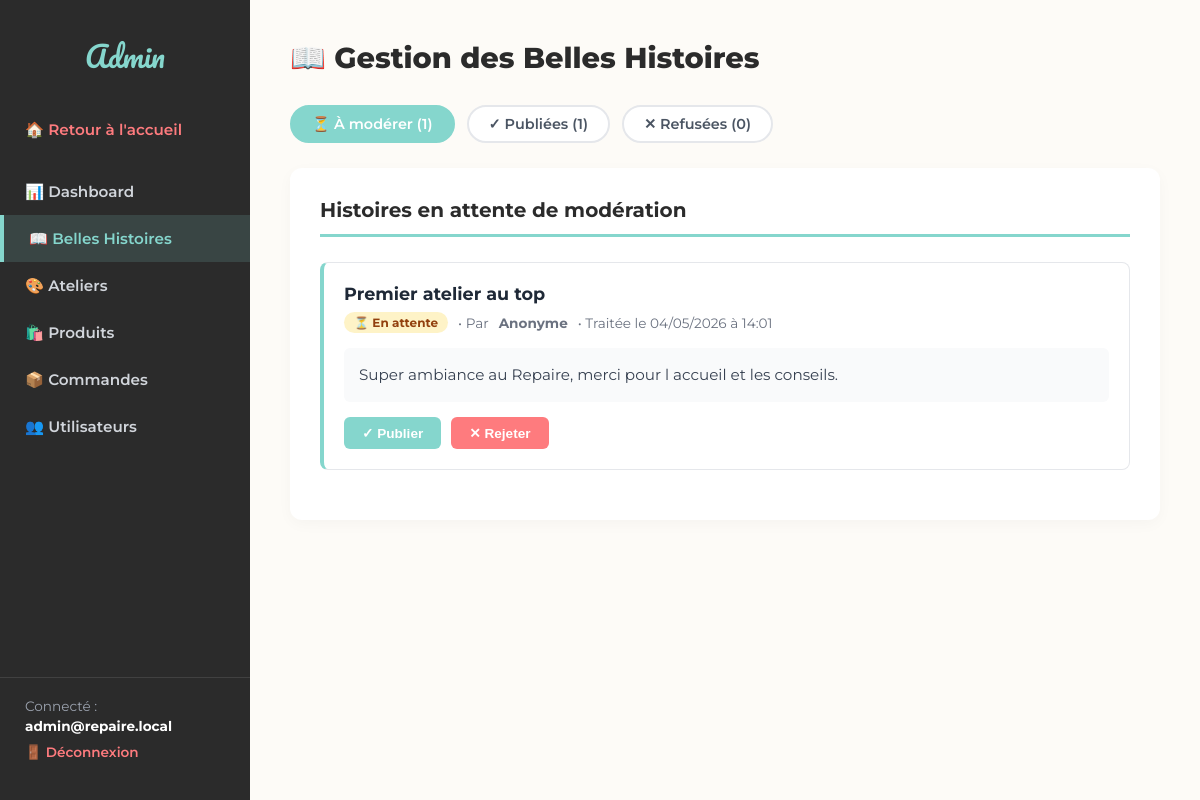
The page /admin/moderer-histoires.php (signed in) on the database its author committed.
### tables this page shows
CREATE TABLE `belles_histoires` (
  `id` int NOT NULL AUTO_INCREMENT,
  `utilisateur_id` int NOT NULL,
  `titre` varchar(150) NOT NULL,
  `contenu` text NOT NULL,
  `statut` enum('en_attente','publiee','refusee') DEFAULT 'en_attente',
  `admin_id` int DEFAULT NULL,
  `date_publication` datetime NOT NULL DEFAULT CURRENT_TIMESTAMP,
  PRIMARY KEY (`id`),
  KEY `fk_histoires_utilisateur` (`utilisateur_id`),
  KEY `fk_histoires_admin` (`admin_id`),
  KEY `idx_histoires_statut` (`statut`),
  CONSTRAINT `fk_histoires_admin` FOREIGN KEY (`admin_id`) REFERENCES `admin_users` (`id`) ON DELETE SET NULL ON UPDATE CASCADE,
  CONSTRAINT `fk_histoires_utilisateur` FOREIGN KEY (`utilisateur_id`) REFERENCES `utilisateurs` (`id`) ON DELETE CASCADE ON UPDATE CASCADE
);

### public/admin/moderer-histoires.php (the view, shortened to what this page needs)
<?php
$pdo = getPDO();
$tab = trim((string) ($_GET['tab'] ?? 'attente'));
$statut = match ($tab) {
    'publiees' => 'publiee',
    'refusees' => 'refusee',
    default => 'en_attente',
};
if ($statut === 'en_attente') {
    $tab = 'attente';
}
$stmt = $pdo->prepare('
    SELECT
        bh.id,
        COALESCE(bh.titre, "") AS titre,
        COALESCE(bh.contenu, "") AS contenu,
        bh.statut,
        bh.date_publication,
        COALESCE(u.nom, "") AS nom,
        COALESCE(u.prenom, "Anonyme") AS prenom
    FROM belles_histoires bh
    LEFT JOIN utilisateurs u ON bh.utilisateur_id = u.id
    WHERE bh.statut = ?
    ORDER BY bh.date_publication DESC
');
$stmt->execute([$statut]);
$histoires = $stmt->fetchAll(PDO::FETCH_ASSOC);
$stats = ['en_attente' => 0, 'publiee' => 0, 'refusee' => 0];
$stmt = $pdo->prepare('SELECT statut, COUNT(*) AS count FROM belles_histoires GROUP BY statut');
$stmt->execute();
while ($row = $stmt->fetch(PDO::FETCH_ASSOC)) {
    if (isset($stats[$row['statut']])) {
        $stats[$row['statut']] = (int)$row['count'];
    }
}
?>
<!DOCTYPE html>
<html lang="fr">
<head>
</head>
<body>
    <div class="admin-container">
        <aside class="admin-sidebar">
            <div>
                <div class="admin-logo">
                    <h2>Admin</h2>
                </div>
                <ul class="admin-menu">
                    <li><a href="../index.php" class="home-link">🏠 Retour à l'accueil</a></li>
                    <li><a href="dashboard.php">📊 Dashboard</a></li>
                    <li><a href="moderer-histoires.php" class="active">📖 Belles Histoires</a></li>
                    <li><a href="ateliers.php">🎨 Ateliers</a></li>
                    <li><a href="produits.php">🛍️ Produits</a></li>
                    <li><a href="commandes.php">📦 Commandes</a></li>
                    <li><a href="utilisateurs.php">👥 Utilisateurs</a></li>
                </ul>
            </div>
            <div class="admin-user-info">
                <p>Connecté :</p>
                <strong><?= htmlspecialchars($_SESSION['admin_email'] ?? 'Admin', ENT_QUOTES, 'UTF-8') ?></strong>
                <a href="../logout.php">🚪 Déconnexion</a>
            </div>
        </aside>
        <main class="admin-main">
            <div class="admin-header">
                <h1>📖 Gestion des Belles Histoires</h1>
            </div>
            <div class="tabs">
                <a href="?tab=attente" class="tab-btn <?= $tab === 'attente' ? 'active' : '' ?>">
                    ⏳ À modérer <?= $stats['en_attente'] > 0 ? "({$stats['en_attente']})" : '' ?>
                </a>
                <a href="?tab=publiees" class="tab-btn <?= $tab === 'publiees' ? 'active' : '' ?>">
                    ✓ Publiées (<?= $stats['publiee'] ?>)
                </a>
                <a href="?tab=refusees" class="tab-btn <?= $tab === 'refusees' ? 'active' : '' ?>">
                    ✕ Refusées (<?= $stats['refusee'] ?>)
                </a>
            </div>
            <div class="admin-card">
                <h2>
                    <?php
                        if ($tab === 'attente') echo 'Histoires en attente de modération';
                        elseif ($tab === 'publiees') echo 'Histoires publiées';
                        else echo 'Histoires refusées';
                    ?>
                </h2>
                <?php if (empty($histoires)): ?>
                    <div class="empty-state">
                        <?php
                            if ($tab === 'attente') echo 'Aucune histoire en attente de modération pour le moment ! 🎉';
                            elseif ($tab === 'publiees') echo 'Aucune histoire publiée pour le moment.';
                            else echo 'Aucune histoire refusée.';
                        ?>
                    </div>
                <?php else: ?>
                    <?php foreach ($histoires as $histoire): ?>
                        <div class="histoire-card">
                            <h3><?= htmlspecialchars($histoire['titre'], ENT_QUOTES, 'UTF-8') ?></h3>
                            <div class="histoire-meta">
                                <span class="statut-badge statut-<?= $histoire['statut'] ?>">
                                    <?php
                                        $statutLabels = [
                                            'en_attente' => '⏳ En attente',
                                            'publiee' => '✓ Publiée',
                                            'refusee' => '✕ Refusée'
                                        ];
                                        echo $statutLabels[$histoire['statut']] ?? $histoire['statut'];
                                    ?>
                                </span>
                                • Par <strong><?= htmlspecialchars(trim(($histoire['prenom'] ?? '') . ' ' . ($histoire['nom'] ?? '')), ENT_QUOTES, 'UTF-8') ?></strong>
                                • <?= !empty($histoire['date_publication']) ? 'Traitée le ' . date('d/m/Y à H:i', strtotime($histoire['date_publication'])) : 'En attente' ?>
                            </div>
                            <div class="histoire-contenu">
                                <?= nl2br(htmlspecialchars($histoire['contenu'], ENT_QUOTES, 'UTF-8')) ?>
                            </div>
                            <?php if ($histoire['statut'] === 'en_attente'): ?>
                                <div class="actions">
                                    <form method="POST" style="display: inline;">
                                        <button type="submit" class="btn btn-success">✓ Publier</button>
                                    </form>
                                    <form method="POST" style="display: inline;" onsubmit="return confirm('Êtes-vous sûr de vouloir rejeter cette histoire ?');">
                                        <button type="submit" class="btn btn-danger">✕ Rejeter</button>
                                    </form>
                                </div>
                            <?php endif; ?>
                        </div>
                    <?php endforeach; ?>
                <?php endif; ?>
            </div>
        </main>
    </div>
</body>
</html>

### public/admin/moderer-histoires.php (style rules this page uses)
* { margin: 0; padding: 0; box-sizing: border-box; }
body { font-family: 'Montserrat', sans-serif; background-color: #fdfbf7; color: #2b2b2b; }
.admin-container { display: flex; min-height: 100vh; }
.admin-sidebar { width: 250px; background: #2b2b2b; color: #ffffff; display: flex; flex-direction: column; justify-content: space-between; padding: 30px 0 20px 0; position: fixed; height: 100vh; }
.admin-logo { text-align: center; padding-bottom: 25px; }
.admin-logo h2 { font-family: 'Pacifico', cursive; font-size: 1.8rem; color: #85D6CD; font-weight: normal; }
.admin-menu { list-style: none; }
.admin-menu li a { display: flex; align-items: center; gap: 12px; padding: 14px 25px; color: #d1d5db; text-decoration: none; font-size: 0.95rem; font-weight: 600; transition: all 0.2s ease; }
.admin-menu a.active { background: rgba(133, 214, 205, 0.15); color: #85D6CD; border-left: 4px solid #85D6CD; }
.admin-menu a.home-link { color: #FE7B7E; margin-bottom: 15px; }
.admin-user-info { padding: 20px 25px; border-top: 1px solid rgba(255, 255, 255, 0.1); font-size: 0.85rem; }
.admin-user-info p { color: #9ca3af; margin-bottom: 4px; }
.admin-user-info strong { display: block; color: #ffffff; margin-bottom: 10px; word-break: break-all; }
.admin-user-info a { color: #FE7B7E; text-decoration: none; font-weight: 600; }
.admin-main { flex: 1; margin-left: 250px; padding: 40px; }
.admin-header h1 { font-size: 1.8rem; font-weight: 800; color: #2b2b2b; margin-bottom: 30px; display: flex; align-items: center; gap: 12px; }
.tabs { display: flex; gap: 12px; margin-bottom: 25px; }
.tab-btn { padding: 8px 20px; background: #ffffff; border: 2px solid #e5e7eb; border-radius: 20px; font-family: inherit; font-weight: 600; font-size: 0.9rem; color: #4b5563; text-decoration: none; transition: all 0.2s ease; }
.tab-btn.active { background: #85D6CD; color: #ffffff; border-color: #85D6CD; }
.admin-card { background: #ffffff; border-radius: 12px; padding: 30px; box-shadow: 0 4px 15px rgba(0, 0, 0, 0.03); }
.admin-card h2 { font-size: 1.25rem; font-weight: 700; color: #2b2b2b; padding-bottom: 12px; margin-bottom: 25px; border-bottom: 3px solid #85D6CD; }
.histoire-card { border: 1px solid #e5e7eb; border-left: 4px solid #85D6CD; border-radius: 8px; padding: 20px; margin-bottom: 20px; background: #ffffff; }
.histoire-card h3 { color: #1f2937; font-size: 1.1rem; font-weight: 700; margin-bottom: 8px; }
.histoire-meta { font-size: 0.85rem; color: #6b7280; margin-bottom: 15px; display: flex; align-items: center; gap: 10px; }
.histoire-contenu { color: #374151; line-height: 1.6; margin-bottom: 15px; padding: 15px; background: #f9fafb; border-radius: 6px; font-size: 0.95rem; }
.statut-badge { padding: 3px 10px; border-radius: 12px; font-size: 0.75rem; font-weight: 700; }
.statut-en_attente { background: #fef3c7; color: #92400e; }
.actions { display: flex; gap: 10px; }
.btn { padding: 8px 18px; border: none; border-radius: 6px; cursor: pointer; font-weight: 600; font-size: 0.85rem; transition: all 0.2s; }
.btn-success { background: #85D6CD; color: white; }
.btn-danger { background: #FE7B7E; color: white; }

### rows shown on the page
belles_histoires: titre "Premier atelier au top", statut "⏳ En attente", nom "Anonyme", date_publication "04/05/2026 à 14:01", contenu "Super ambiance au Repaire, merci pour l accueil et les conseils."

### other values the page prints
$_SESSION['admin_email'] "admin@repaire.local"
$stats['en_attente'] "1"
$stats['publiee'] "1"
$stats['refusee'] "0"
